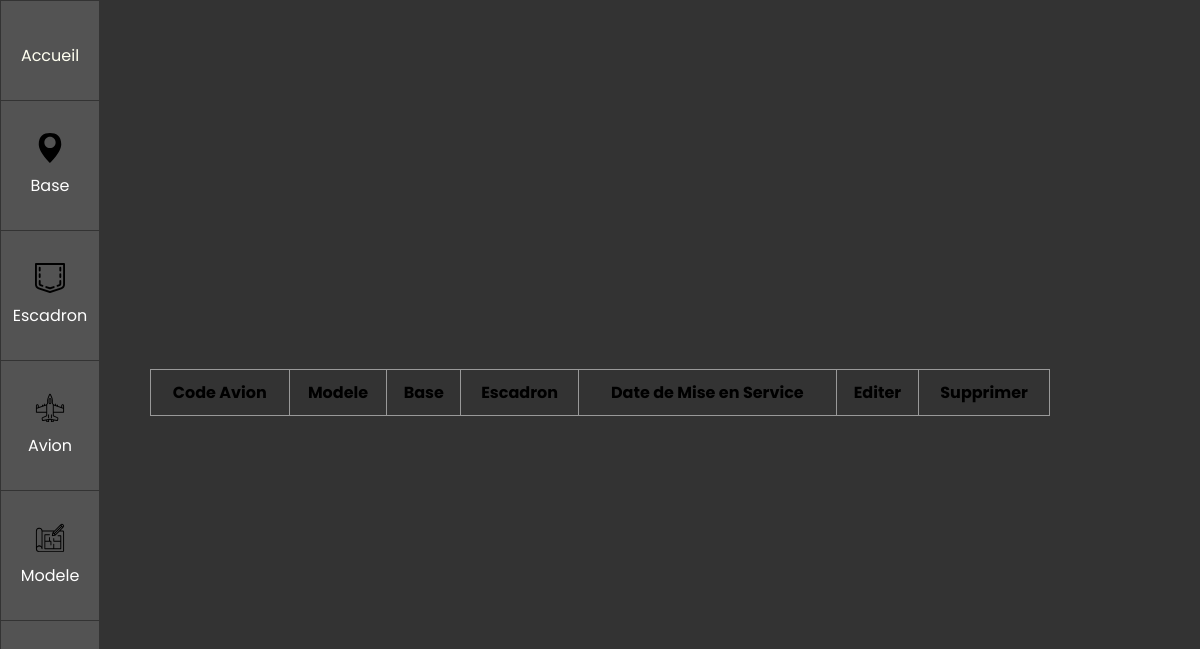
/show/av/6, run on an earlier commit of the app's database.
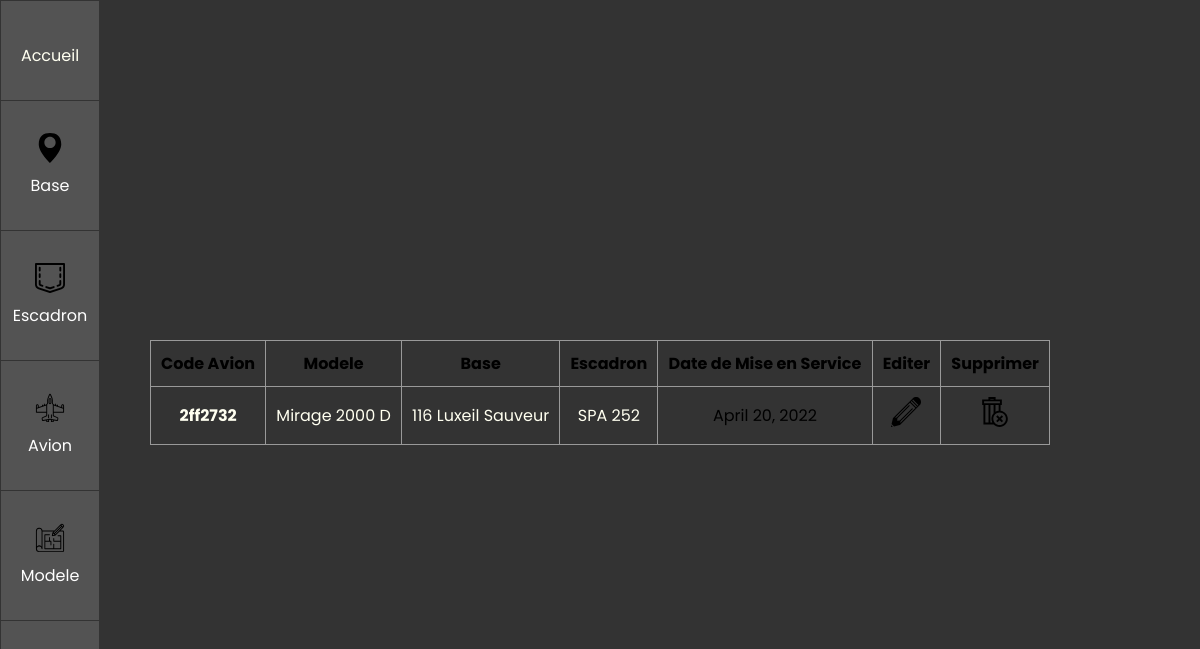
And on a later commit of the database.
### BDD/models.py (models this page shows)
class Avion(models.Model):
    modele = models.ForeignKey(AvionModele, on_delete=models.CASCADE)
    code_avion = models.CharField(max_length=30)
    escadron = models.ForeignKey(Escadron, on_delete=models.SET_NULL,null=True)
    base = models.ForeignKey(Base, on_delete=models.SET_NULL,null=True)
    date_service = models.DateField()

class AvionModele(models.Model):
    nom = models.CharField(max_length=30,null=True)
    def __str__(self):
        return self.nom

class Base(models.Model):
    nom = models.CharField(max_length=30,null=True)
    ville = models.CharField(max_length=30,null=True)
    num = models.IntegerField(max_length=5,null=True)
    def __str__(self):
        return str(str(self.num) + " " + str(self.nom))

class Escadron(models.Model):
    nom =  models.CharField(max_length=30,null=True)
    def __str__(self):
        return self.nom

### BDD/views.py (the view)
# urls.py: path('show/av/<int:id>',views.show_av_id),
def show_av_id(request,id):
    ba = models.Base.objects.all()# queryset pour le squellete
    es = models.Escadron.objects.all() # queryset pour le squellete
    av = models.Avion.objects.all()# queryset pour le squellete
    avm =  models.AvionModele.objects.all()# queryset pour le squellete
    return render(request, 'show_av_id.html', {"BA" : ba,"ES" : es,"AV" : av,"AVM" : avm,'ID':id})

### BDD/templates/show_av_id.html (shortened to what this page needs)
{% extends "main.html" %}
{% block content %}
{% load static %}
<table class="table is-fullwidth is-hoverable sortable" >
    <thead>
        <tr>
            <th>Code Avion</th>
            <th>Modele</th>
            <th>Base</th>
            <th>Escadron</th>
            <th>Date de Mise en Service</th>
            <th>Editer</th>
            <th>Supprimer</th>
          </tr>
    </thead>
    {% for avion in AV %}
    {% if avion.id == ID %}
    <tr>
        <th><a href="/show/av/{{avion.id}}">{{avion.code_avion}}</a></th>
        {% for modele in AVM %}
        {% if avion.modele == modele %}
        <td><a href="/show/avm/{{modele.id}}">{{avion.modele}}</a></td>
        {% endif %}
        {% endfor %}
        {% for base in BA %}
        {% if avion.base == base %}
        <td><a href="/show/ba/{{base.id}}">{{avion.base}}</a></td>
        {% endif %}
        {% endfor %}
        {% for escadron in ES %}
        {% if avion.escadron == escadron %}
        <td><a href="/show/avm/{{escadron.id}}">{{avion.escadron}}</a></td>
        {% else %}
        <td>∅</td>
        {% endif %}
    {% endfor %}
        <td>{{avion.date_service}}</td>
        <td><a href="/up/av/{{avion.id}}" ><img src="{% static 'edit-svgrepo-com.svg' %}" alt="icone" class="icone"></a></td>
        <td><a href="/del/av/{{avion.id}}"><img src="{% static 'delete-svgrepo-com.svg' %}" alt="icone" class="icone"></a></td>
      </tr>
    {% endif %}
    {% endfor %}
{% endblock %}

What changed in the data, as far as the page shows it:
added Avion: code_avion "2ff2732", modele "Mirage 2000 D", base "116 Luxeil Sauveur", escadron "SPA 252", date_service "April 20, 2022"
